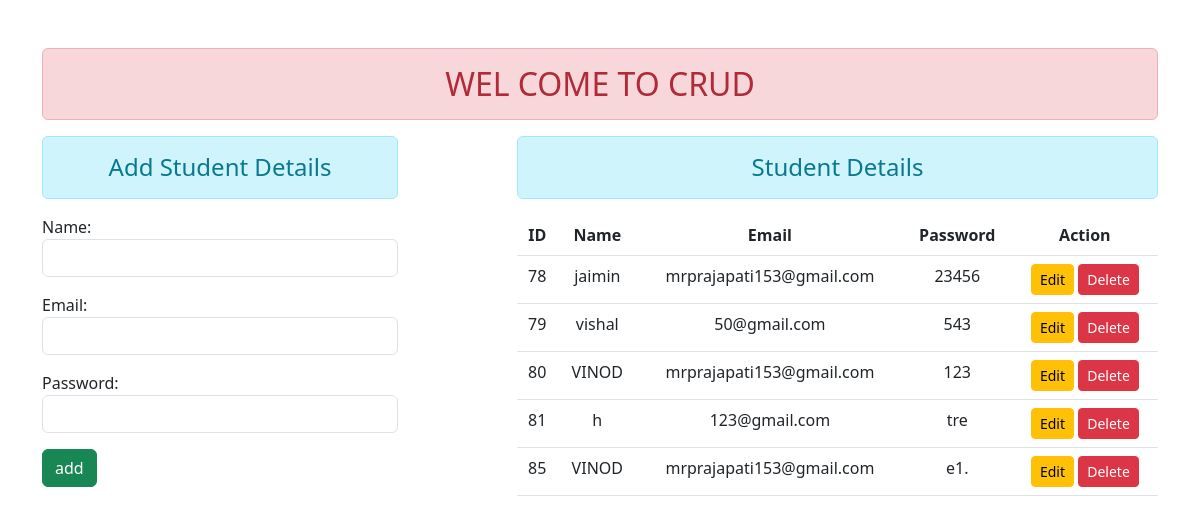
The page / on the database its author committed.
### enroll/models.py (models this page shows)
class user(models.Model):
     name=models.CharField(max_length=50)
     email=models.EmailField(max_length=50)
     password=models.CharField(max_length=50)

### enroll/views.py (the view)
# urls.py: path('',views.add_show, name='addandshow'),
def add_show(requset):
    if requset.method == 'POST':
        fm = StudentRegistration(requset.POST)
        if fm.is_valid():
            nm = fm.cleaned_data['name']
            em = fm.cleaned_data['email']
            pw = fm.cleaned_data['password']
            reg = user(name=nm, email=em, password=pw)
            reg.save()
            fm = StudentRegistration()
    else:
        fm = StudentRegistration()
    stud = user.objects.all()
    return render(requset, 'enroll/addandshow.html', {'form': fm, 'stu': stud})

### enroll/forms.py
class StudentRegistration(forms.ModelForm):
    class Meta:
        model=user
        fields=['name','email','password']
        widgets={
            'name':forms.TextInput(attrs={'class':'form-control'}),
            'email':forms.TextInput(attrs={'class':'form-control'}),
            'password':forms.PasswordInput( render_value=True,attrs={'class':'form-control'}),
        }

### enroll/templates/enroll/addandshow.html (shortened to what this page needs)
{% extends 'enroll/base.html' %}
{% block content %}
<div class="row">
    <div class="col-sm-4">
        <h4 class="text-center alert alert-info">Add Student Details </h4>
        <form  method="POST" novalidate>
            {{form.as_p}}
            <input type="submit" class="btn btn-success " value="add">
        </form>
    </div>
    <div class="col-sm-7 offset-1">
        <h4 class="text-center alert alert-info"> Student Details</h4>
        {% if  stu %}
        <table class="table table-hover">
            <thead class="text-center">
                <tr>
                    <th scope="co1">ID</th>
                    <th scope="co2">Name</th>
                    <th scope="co3">Email</th>
                    <th scope="co4">Password</th>
                    <th scope="co5">Action</th>
                </tr>
            </thead>
            <tbody>
                {% for i in stu %}
                <tr class="text-center">
                    <td>{{i.id}}</td>
                    <td>{{i.name}}</td>
                    <td>{{i.email}}</td>
                    <td>{{i.password}}</td>
                    <td>
                        <a href="{% url 'updatedata' i.id %}" class="btn btn-warning btn-sm" >Edit</a>
                        <form action="{% url 'deletadata' i.id %}" method="POST" class="d-inline">
                            <input type="submit" value="Delete" class="btn btn-danger btn-sm">
                        </form>
                    </td>
                </tr>
                {% endfor %}
            </tbody>
          </table>
        {% else %}
            <h4 class="text-center alert alert-danger">Student data are not found</h4>
        {% endif %}
    </div>
</div>
{% endblock content %}

### enroll/templates/enroll/base.html (shortened to what this page needs)
<!DOCTYPE html>
{% load static %}
<html lang="en">
<head>
    <link rel="stylesheet" href="{% static 'enroll/css/bootstrap.css' %}">
</head>
<body>
    <div class="container mt-5">
        <h2 class="text-center alert alert-danger">WEL COME TO CRUD</h2>
        {% block content %}
        {% endblock content %}
    </div>
</body>
</html>

### rows shown on the page
user: id "78", name "jaimin", email "mrprajapati153@gmail.com", password "23456"
user: id "79", name "vishal", email "50@gmail.com", password "543"
user: id "80", name "VINOD", email "mrprajapati153@gmail.com", password "123"
user: id "81", name "h", email "123@gmail.com", password "tre"
user: id "85", name "VINOD", email "mrprajapati153@gmail.com", password "e1."
